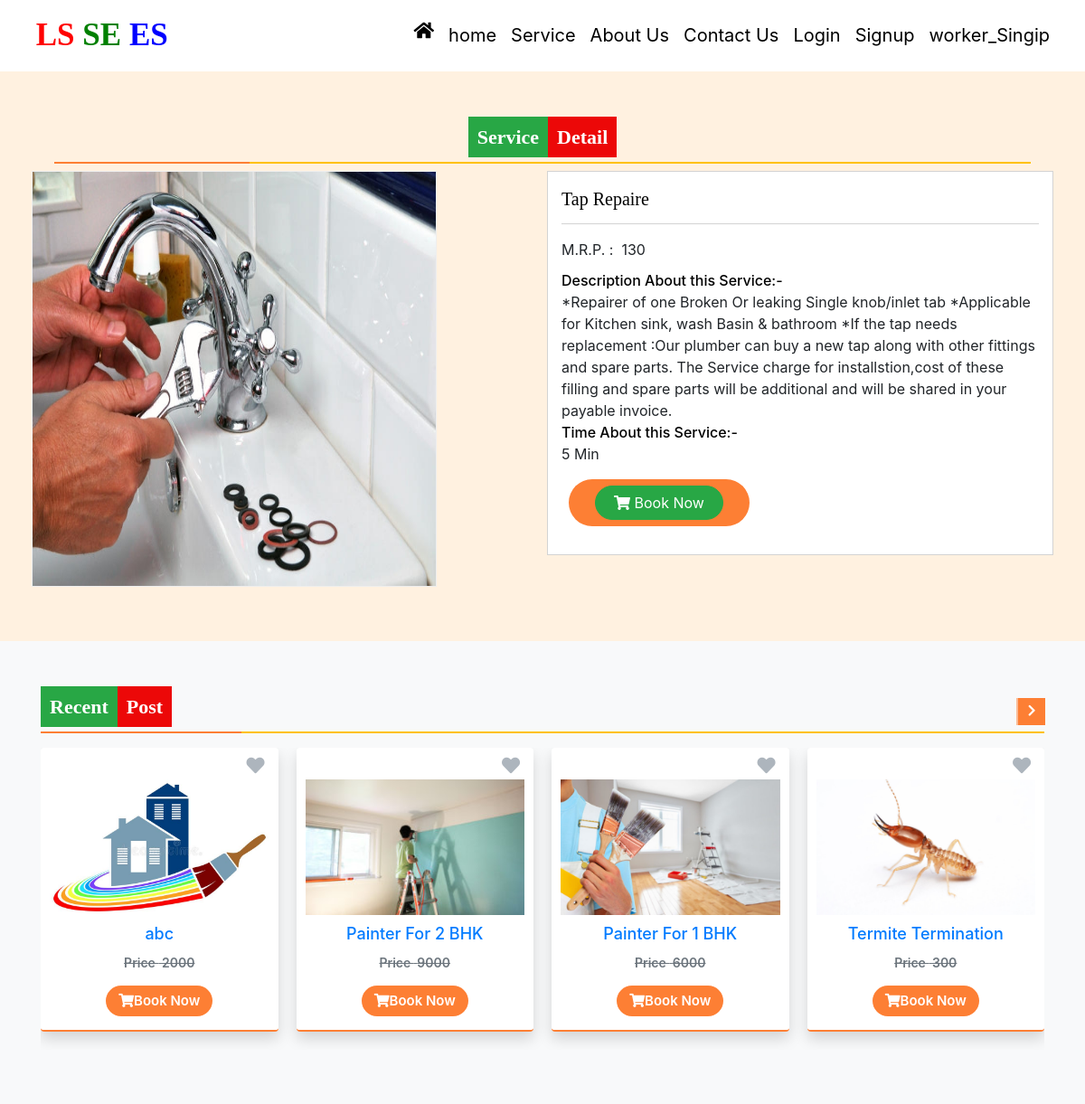
/product-detail/2/, run on the app's committed database.
### LocalApp/models.py (models this page shows, shortened)
class Service(models.Model):
    category = models.ForeignKey(Category, on_delete=models.CASCADE, null=True, blank=True)
    name = models.CharField(max_length=100, null=True, blank=True)
    desc = models.TextField(max_length=1000, null=True)
    stime = models.TextField(max_length=500,null=True)
    image = models.FileField(null=True, blank=True)
    price = models.CharField(max_length=100, null=True, blank=True)

### LocalApp/views.py (the view)
# urls.py: path('product-detail/<int:pid>/', product_detail, name="product_detail"),
def product_detail(request, pid):
    try:
        product = Service.objects.get(id=pid)
        latest_product = Service.objects.filter().exclude(id=pid).order_by('-id')[:10]
        return render(request, "product_detail.html", locals())
    except:
        pass

### LocalApp/templates/product_detail.html (shortened to what this page needs)
{% load static custom_tags %}
<html>
<head>
    <link href="{% static 'css/service.css' %}" rel="stylesheet"/>
    <link href="https://w3learnpoint.com/cdn/jquery-picZoomer.css" rel="stylesheet"/>
    <link href="https://cdnjs.cloudflare.com/ajax/libs/OwlCarousel2/2.3.4/assets/owl.carousel.css" rel="stylesheet"/>
    <link href="https://cdnjs.cloudflare.com/ajax/libs/OwlCarousel2/2.3.4/assets/owl.theme.default.min.css" rel="stylesheet"/>
</head>
<body>
{% include 'navigation.html' %}
<section id="services" class="services section-bg">
    <div class="container">
      <div class="col-sm-12 text-center mb-4 title_bx">
        <h3 class="title"><span class="header-title-1">Service</span><span class="header-title-2">Detail</span></h3>
      </div>
       <div class="row row-sm">
          <div class="col-md-6 _boxzoom">
             <div class="_product-images">
                <div class="picZoomer">
                   <img class="my_img" src="{{product.image.url}}" alt="Service images">
                </div>
             </div>
          </div>
          <div class="col-md-6">
             <div class="_product-detail-content">
                <p class="_p-name product-name">{{product.name}} </p>
                <div class="_p-price-box">
                   <div class="p-list">
                      <span> M.R.P. :   {{product.price}}     </span>
                   </div>
                   </div>
                   <div class="_p-features">
                      <span> Description About this Service:- </span>
                      {{product.desc}}
                   </div>
                   <div class="_p-features">
                     <span> Time About this Service:- </span>
                     {{product.stime}}
                  </div>
                   <form action="" method="post" accept-charset="utf-8">
                      <div class="_p-qty-and-cart">
                         <div class="_p-add-cart">
                            <button class="btn-theme btn buy-btn" tabindex="0">
                            <a href="/add-to-cart/{{product.id}}/" class="btn-theme btn btn-success" tabindex="0">
                              <i class="fa fa-shopping-cart"></i> Book Now
                            </a>
                         </div>
                      </div>
                   </form>
                </div>
             </div>
          </div>
       </div>
</section>
<section class="sec bg-light">
    <div class="container">
       <div class="row">
          <div class="col-sm-12 title_bx">
             <h3 class="title"> <span class="header-title-1">Recent</span><span class="header-title-2">Post</span></h3>
          </div>
       </div>
       <div class="row">
          <div class="col-md-12 list-slider mt-4">
             <div class="owl-carousel common_wd  owl-theme" id="recent_post">
                 {% for i in latest_product %}
                <div class="item">
                   <div class="sq_box shadow">
                      <div class="pdis_img">
                         <span class="wishlist">
                         <a alt="Add to Wish List" title="Add to Wish List" href="javascript:void(0);"> <i class="fa fa-heart"></i></a>
                         </span>
                         <a href="#">
                         <img src="{{i.image.url}}">
                         </a>
                      </div>
                      <h4 class="mb-1"> <a href="details.php"> {{i.name}} </a> </h4>
                      <div class="price-box mb-2">
                         <span class="price"> Price  {{i.price}} </span>
                      </div>
                      <div class="btn-box text-center">
                         <a class="btn btn-sm" href="javascript:void(0);"> <i class="fa fa-shopping-cart"></i>Book Now</a>
                      </div>
                   </div>
                </div>
                {% endfor %}
             </div>
          </div>
       </div>
    </div>
</section>

### LocalApp/templates/navigation.html (shortened to what this page needs)
{% load static %}
<link rel="stylesheet" href="https://stackpath.bootstrapcdn.com/bootstrap/4.1.3/css/bootstrap.min.css"
>
<link rel="stylesheet" href="https://use.fontawesome.com/releases/v5.2.0/css/all.css"
>
<link rel="stylesheet" href="https://cdnjs.cloudflare.com/ajax/libs/animate.css/3.7.2/animate.min.css">
<link rel="stylesheet" href="{% static 'css/mystyle.css' %}">
<body>
<nav class="navbar navbar-expand-sm navbar-bg-light">
    <div class="container-fluid">
        <a href="#" class="navbar-brand">
            &nbsp;<span style="color:red">LS</span>
            <span style="color:green">SE</span>
            <span style="color:blue">ES</span></a>
        <div class="collapse navbar-collapse text-center" id="myMenu">
            <ul class="navbar-nav pl-5 custom-nav ml-auto">
                <li class="nav-item"><a href="/" class="nav-link"><i class="fas fa-home"></i>
                </li>
                    home{{is_authenticated}}</a></i>
                    {% if not request.user.is_authenticated %}
                <li class="nav-item"><a href="/user-product/0/" class="nav-link">Service</a></li>
                <li class="nav-item"><a href="/about/" class="nav-link">About Us</a></li>
                <li class="nav-item"><a href="/contact/" class="nav-link">Contact Us</a></li>
                <li class="nav-item"><a href="{% url 'userlogin' %}" class="nav-link">Login</a></li>
                <li style=";" class="nav-item"><a href="/registration/" class="nav-link">Signup</a></li>
                <li class="nav-item"><a href="{%url 'workerReg' %}" class="nav-link">worker_Singip</a></li>
                {% endif %}
            </ul>
        </div>
    </div>
</nav>

### LocalApp/static/css/service.css (style rules this page uses)
.picZoomer { position: relative; }
.my_img { vertical-align: middle; position: absolute; top: 0; bottom: 0; margin: auto; height: 100%; }
.section-bg { background-color: #fff1e0; }
section { padding: 60px 0; }
.row-sm .col-md-6 { padding-left: 5px; padding-right: 5px; }
._boxzoom ._product-images { width: 80%; display: inline-block; }
._boxzoom ._product-images .picZoomer { width: 100%; }
._boxzoom ._product-images .picZoomer .picZoomer-pic-wp img { left: 0px; }
._boxzoom ._product-images .picZoomer img.my_img { width: 100%; }
._product-detail-content { background: #fff; padding: 15px; border: 1px solid lightgray; }
._product-detail-content p._p-name { color: black; font-size: 20px; border-bottom: 1px solid lightgray; padding-bottom: 12px; }
.p-list span { margin-right: 15px; }
._p-add-cart { margin-left: 0px; margin-bottom: 15px; }
.p-list { margin-bottom: 10px; }
._p-features > span { display: block; font-size: 16px; color: #000; font-weight: 500; }
._p-add-cart .buy-btn { background-color: #fd7f34; color: #fff; }
._p-add-cart .btn { text-transform: capitalize; padding: 6px 20px; border-radius: 52px; }
._p-add-cart .btn { margin: 0px 8px; }
.title_bx h3.title { font-size: 22px; text-transform: capitalize; position: relative; color: #fd7f34; font-weight: 700; line-height: 1.2em; }
.title_bx h3.title:before { content: ""; height: 2px; width: 20%; position: absolute; left: 0px; z-index: 1; top: 40px; background-color: #fd7f34; }
.title_bx h3.title:after { content: ""; height: 2px; width: 100%; position: absolute; left: 0px; top: 40px; background-color: #ffc107; }
.sq_box { padding-bottom: 5px; border-bottom: solid 2px #fd7f34; background-color: #fff; text-align: center; padding: 15px 10px; margin-bottom: 20px; border-radius: 4px; }
.item .sq_box span.wishlist { right: 5px !important; }
.sq_box span.wishlist { position: absolute; top: 10px; right: 20px; }
.sq_box span { font-size: 14px; font-weight: 600; margin: 0px 10px; }
.sq_box span.wishlist i { color: #adb5bd; font-size: 20px; }
.sq_box h4 { font-size: 18px; text-align: center; font-weight: 500; color: #343a40; margin-top: 10px; margin-bottom: 10px !important; }
.sq_box .price-box { margin-bottom: 15px !important; }
.sq_box .btn { border-radius: 50px; padding: 5px 13px; font-size: 15px; color: #fff; background-color: #fd7f34; font-weight: 600; }
.sq_box .price-box span.price { text-decoration: line-through; color: #6c757d; }
.sq_box img { object-fit: cover; height: 150px !important; margin-top: 20px; }
.header-title-1 { background-color: #28a745; color:white; padding:10px; font-family: 'Times New Roman', Times, serif; }
.header-title-2 { background-color: #ec0808; color:white; padding:10px; font-family: 'Times New Roman', Times, serif; }
.product-name { font-family: 'Times New Roman', Times, serif; }

### LocalApp/static/css/mystyle.css (style rules this page uses)
.navbar-brand { font-family: 'Monotype Corsiva'; font-size: 35px; font-weight: bold; }
.nav-link,.dropdown-item { color: black !important; font-size : 20px }
html { scroll-behavior:smooth; }

### data on the page
Service: image (picture), name "Tap Repaire", price "130", desc "*Repairer of one Broken Or leaking Single knob/inlet tab *Applicable for Kitchen sink, wash Basin & bathroom *If the tap needs replacement :Our plumber can buy a new tap along with other fittings and spare parts. The Service charge for installstion,cost of these filling and spare parts will be additional and will be shared in your payable invoice.", stime "5 Min"
Service: image (picture), name "abc", price "2000"
Service: image (picture), name "Painter For 2 BHK", price "9000"
Service: image (picture), name "Painter For 1 BHK", price "6000"
Service: image (picture), name "Termite Termination", price "300"
